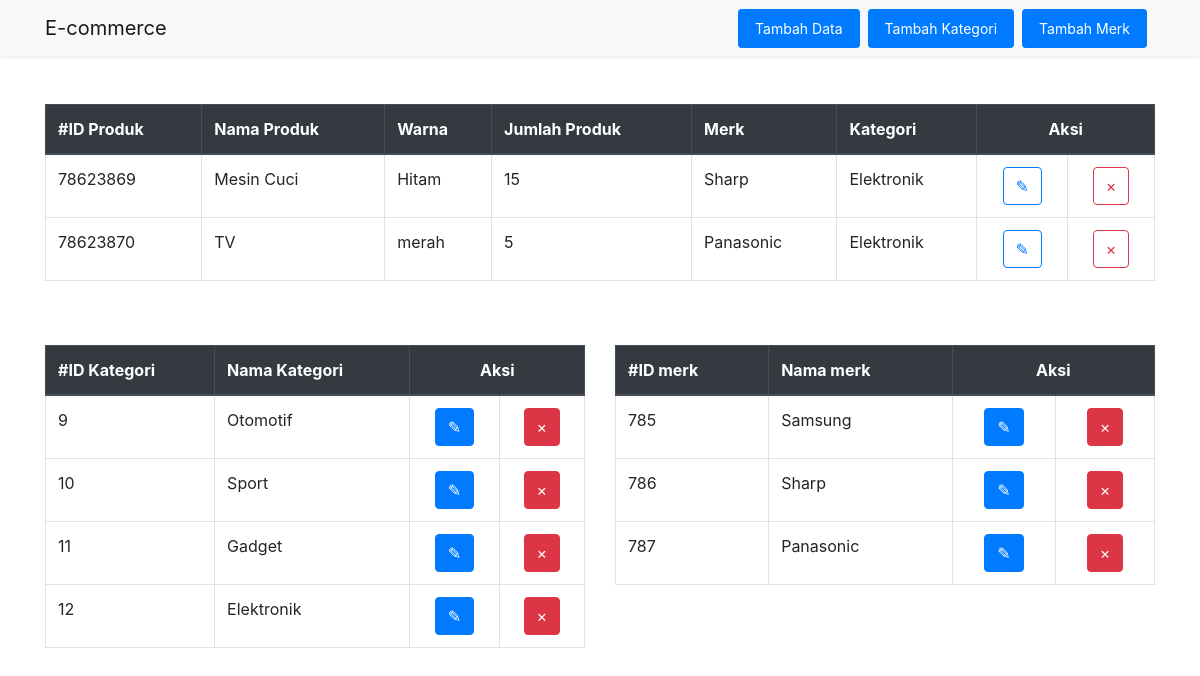
The page / on the database its author committed.
### tables this page shows
CREATE TABLE `produk` (
  `id_produk` int(10) NOT NULL,
  `nama_produk` varchar(255) NOT NULL,
  `warna` varchar(10) NOT NULL,
  `jumlah` int(11) NOT NULL,
  `id_merk` int(10) NOT NULL,
  `id_kategori` int(10) NOT NULL
);

CREATE TABLE `merk` (
  `id_merk` int(10) NOT NULL,
  `nama_merk` varchar(255) NOT NULL
);

CREATE TABLE `kategori` (
  `id_kategori` int(10) NOT NULL,
  `nama_kategori` varchar(20) NOT NULL
);

### index.php (the view, shortened to what this page needs)
<?php
    require_once 'connection.php';
    require_once 'template/header.php';
    $sql = "SELECT produk.id_produk, produk.nama_produk, produk.warna, produk.jumlah, kategori.nama_kategori, merk.nama_merk
            FROM produk JOIN kategori ON produk.id_kategori=kategori.id_kategori
            JOIN merk ON produk.id_merk=merk.id_merk";
    $result = $connect->query($sql);
    $sql_merk = "SELECT * FROM merk";
    $result_merk = $connect->query($sql_merk);
    $sql_kategori = "SELECT * FROM kategori";
    $result_kategori = $connect->query($sql_kategori);
?>
<nav class="navbar navbar-expand-lg navbar-light bg-light sticky-top shadow-sm">
    <div class="container">
        <a href="index.php" class="navbar-brand">E-commerce</a>
        <ul class="nav justify-content-end">
            <li class="nav-item mr-2">
                <button type="button" class="btn btn-primary btn-sm nav-link" data-toggle="modal" data-target="#modalTambahData">Tambah Data</button>
            </li>
            <li class="nav-item mr-2">
                <button type="button" class="btn btn-primary btn-sm nav-link" data-toggle="modal" data-target="#modalTambahkategori">Tambah Kategori</button>
            </li>
            <li class="nav-item mr-2">
                <button type="button" class="btn btn-primary btn-sm nav-link" data-toggle="modal" data-target="#modalTambahmerk">Tambah Merk</button>
            </li>
        </ul>
    </div>
</nav>
<main class="mt-5">
    <div class="container">
        <div class="row">
            <?php require_once 'components/table_produk.php' ?>
        </div>
    </div>
</main>
<main class="mt-5">
    <div class="container">
        <div class="row">
            <?php
                require_once 'components/table_kategori.php';
                require_once 'components/table_merk.php';
            ?>
        </div>
    </div>
</main>
<?php
require_once 'template/footer.php'
?>

### template/header.php (shortened to what this page needs)
<!DOCTYPE html>
<html lang="en">
<head>
    <link rel="stylesheet" href="assets/css/bootstrap.css">
</head>
<body>

### components/table_produk.php
<div class="col">
    <table class="table table-bordered table-hover">
        <thead class="thead-dark">
            <tr>
                <th>#ID Produk</th>
                <th>Nama Produk</th>
                <th>Warna</th>
                <th>Jumlah Produk</th>
                <th>Merk</th>
                <th>Kategori</th>
                <th colspan="2" class="text-center">Aksi</th>
            </tr>
        </thead>
        <tbody>
        <?php
        if ($result->num_rows > 0) {
            while($row = $result->fetch_assoc()) {
                $id_produk          = $row['id_produk'];
                $nama_produk        = $row['nama_produk'];
                $warna_produk       = $row['warna'];
                $jumlah_produk      = $row['jumlah'];
                $merk_produk        = $row['nama_merk'];
                $kategori_produk    = $row['nama_kategori'];
                echo "<tr>";
                echo "<td> $id_produk </td>";
                echo "<td> $nama_produk </td>";
                echo "<td> $warna_produk </td>";
                echo "<td> $jumlah_produk </td>";
                echo "<td> $merk_produk </td>";
                echo "<td> $kategori_produk </td>";
                echo "<td class='text-center'><a role='button' class='btn btn-outline-primary' href='edit.php?id_produk=$id_produk'>&#9998;</a></td>";
                echo "<td class='text-center'><a role='button' class='btn btn-outline-danger' href='delete.php?id_produk=$id_produk'>&#215;</a></td>";
                echo "<tr>";
            }
        } else {
            echo " <td colspan='7'><center> 0 results </center></td>";
        }
        ?>
        </tbody>
    </table>
</div>

### components/table_kategori.php
<div class="col">
    <table class="table table-bordered table-hover">
        <thead class="thead-dark">
            <tr>
                <th>#ID Kategori</th>
                <th>Nama Kategori</th>
                <th colspan="2" class="text-center">Aksi</th>
            </tr>
        </thead>
        <tbody>
        <?php
        if ($result_kategori->num_rows > 0) {
            while($row = $result_kategori->fetch_assoc()) {
                $id_kategori         = $row['id_kategori'];
                $nama_kategori        = $row['nama_kategori'];
                echo "<tr>";
                echo "<td> $id_kategori </td>";
                echo "<td> $nama_kategori </td>";
                echo "<td class='text-center'><a role='button' class='btn btn-primary' href='edit_kategori.php?id_kategori=$id_kategori'>&#9998;</a></td>";
                echo "<td class='text-center'><a role='button' class='btn btn-danger' href='delete_kategori.php?id_kategori=$id_kategori'>&#215;</a></td>";
                echo "<tr>";
            }
        } else {
            echo " <td colspan='7'><center> 0 results </center></td>";
        }
        ?>
        </tbody>
    </table>
</div>

### components/table_merk.php
<div class="col">
    <table class="table table-bordered table-hover">
        <thead class="thead-dark">
            <tr>
                <th>#ID merk</th>
                <th>Nama merk</th>
                <th colspan="2" class="text-center">Aksi</th>
            </tr>
        </thead>
        <tbody>
        <?php
        if ($result_merk->num_rows > 0) {
            while($row = $result_merk->fetch_assoc()) {
                $id_merk        = $row['id_merk'];
                $nama_merk       = $row['nama_merk'];
                echo "<tr>";
                echo "<td> $id_merk</td>";
                echo "<td> $nama_merk</td>";
                echo "<td class='text-center'><a role='button' class='btn btn-primary' href='edit_merk.php?id_merk=$id_merk'>&#9998;</a></td>";
                echo "<td class='text-center'><a role='button' class='btn btn-danger' href='delete_merk.php?id_merk=$id_merk'>&#215;</a></td>";
                echo "<tr>";
            }
        } else {
            echo " <td colspan='7'><center> 0 results </center></td>";
        }
        ?>
        </tbody>
    </table>
</div>

### template/footer.php (shortened to what this page needs)
</body>
</html>

### rows shown on the page
produk: id_produk "78623869", nama_produk "Mesin Cuci", warna "Hitam", jumlah "15", id_merk.nama_merk "Sharp", id_kategori.nama_kategori "Elektronik"
produk: id_produk "78623870", nama_produk "TV", warna "merah", jumlah "5", id_merk.nama_merk "Panasonic", id_kategori.nama_kategori "Elektronik"
kategori: id_kategori "9", nama_kategori "Otomotif"
kategori: id_kategori "10", nama_kategori "Sport"
kategori: id_kategori "11", nama_kategori "Gadget"
kategori: id_kategori "12", nama_kategori "Elektronik"
merk: id_merk "785", nama_merk "Samsung"
merk: id_merk "786", nama_merk "Sharp"
merk: id_merk "787", nama_merk "Panasonic"
